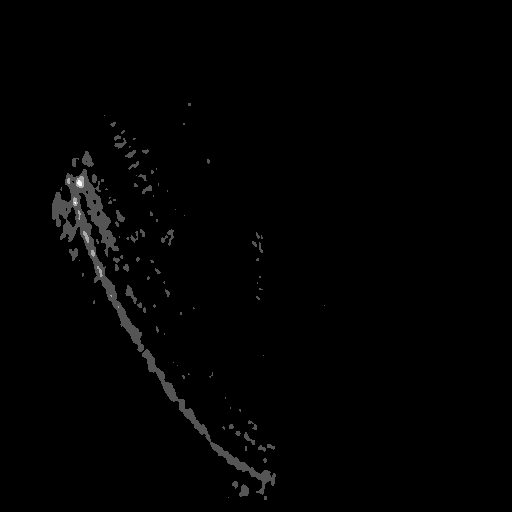
#> input picture inputs/inputs_registered00000000.tif, 512 x 512 px; the run also reads 1 picture not shown here
$ python combined2.py
#> lines starting #> are read from the running program, lines starting #| are printed output that depends on the picture; after the words box and inside, x2 and y2 are one past the last pixel; in counts of white or black regions, pixels touching at a corner belong together
import cv2
import numpy as np
import matplotlib.pyplot as plt
from matplotlib.colors import LinearSegmentedColormap
from scipy import ndimage
from skimage.segmentation import watershed
from skimage.feature import peak_local_max
from skimage.measure import label, regionprops

# binarize the combined registered image
combined = cv2.imread('AVG_inputs_registered.tif', cv2.IMREAD_UNCHANGED)
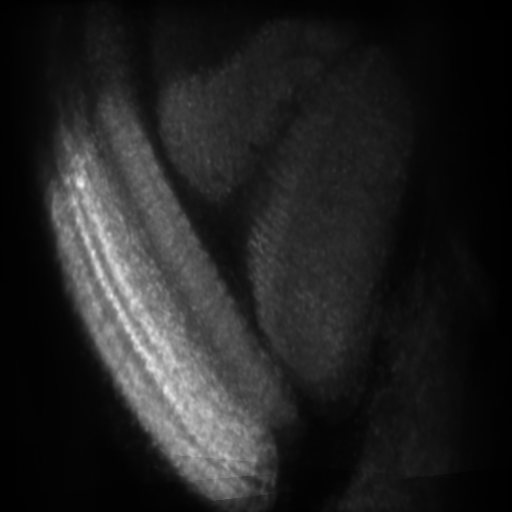
#> combined: shape (512, 512) uint16; min 0, max 240, mean 34.7
binarized = np.where(combined > np.mean(combined) * 0.8, 1, 0).astype(np.uint8)
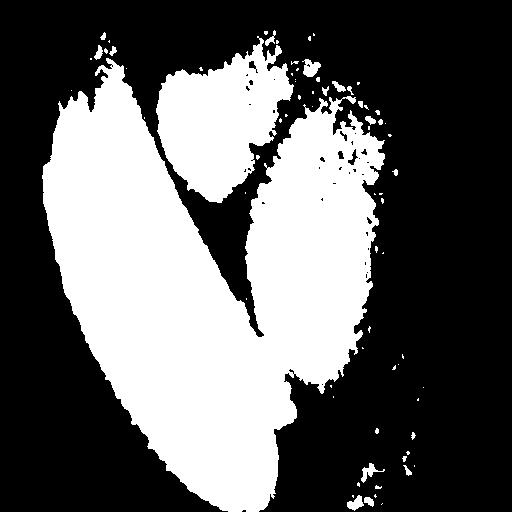
#> binarized: shape (512, 512); values 0 (black) and 1 (white), 38.3% white; 73 white regions (53 under 20 px), largest, box (x1, y1, x2, y2) and area: (42, 58, 385, 512) 85453, (156, 36, 294, 203) 13360, (302, 59, 321, 77) 212


def keep_n_largest_labels(labels, n):
    """Keep only the n largest labels in an integer label image, relabeled
    1..n by descending area. Returns the cleaned label image."""
    if labels.max() <= n:
        return labels
    props = regionprops(labels)
    props_sorted = sorted(props, key=lambda p: p.area, reverse=True)
    keep = {p.label for p in props_sorted[:n]}
    relabel_map = {old: new for new, old in enumerate(sorted(keep), start=1)}
    out = np.where(np.isin(labels, list(keep)), labels, 0)
    return np.vectorize(lambda v: relabel_map.get(v, 0))(out)


# --- 1. Remove small dots (specks), BEFORE splitting ---
# Dots still need to go before the split -- they can otherwise pollute the
# distance transform and generate a spurious extra peak_local_max seed.
min_dot_area = 60
lbl_speckles = label(binarized)
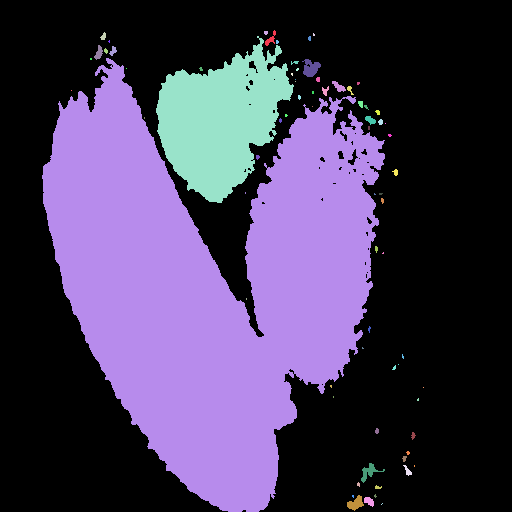
#> lbl_speckles: shape (512, 512) int64; 74 distinct labels, from 0 to 73; one colour per label, 0 black
sizes = ndimage.sum(binarized, lbl_speckles, range(1, lbl_speckles.max() + 1))
#> sizes = 73 values, max 85453 at index 12, min 1 at index 16, mean 1375.2
dot_mask = np.isin(lbl_speckles, np.where(sizes >= min_dot_area)[0] + 1)
binarized_clean = dot_mask.astype(np.uint8)

# --- 2. Fill small holes, BEFORE splitting ---
# Holes also need to go before the split -- an internal gap distorts the
# distance transform locally and can shift or split a peak.
binarized_filled = ndimage.binary_fill_holes(binarized_clean).astype(np.uint8)
#> binarized_filled: shape (512, 512); values 0 (black) and 1 (white), 38.2% white; 10 white regions, largest, box (x1, y1, x2, y2) and area: (42, 58, 385, 512) 85703, (156, 36, 294, 203) 13456, (302, 59, 321, 77) 217

# --- 3. Split into (up to) 3 neuropils FIRST, on the un-rounded mask ---
# Rounding (opening/closing with a big kernel) BEFORE this step is what
# risks losing a blob entirely: a kernel bigger than a thin/small neuropil
# can erode it away completely, or shift/merge its distance-transform peak
# with a neighbor's, so peak_local_max never finds it. Splitting on the
# cleaned-but-unrounded mask guarantees the split reflects what's actually
# there.
distance = ndimage.distance_transform_edt(binarized_filled)
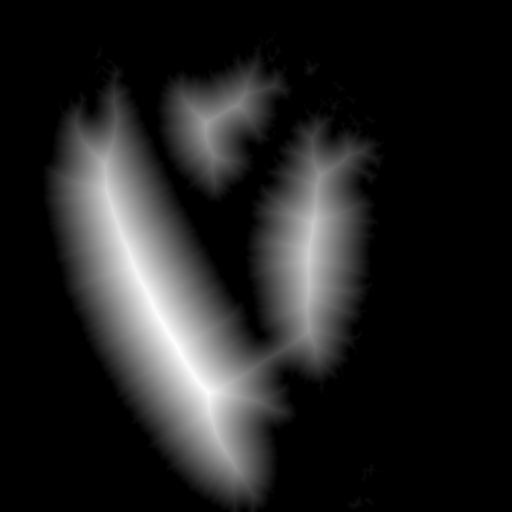
#> distance: shape (512, 512) float64; min 0, max 75.61, mean 10.1; drawn with min black and max white
coordinates = peak_local_max(
    distance, min_distance=int(0.1 * np.mean(np.shape(combined))), labels=binarized_filled
)
#> coordinates = [[351, 179], [260, 308], [123, 206]]
seed_mask = np.zeros(distance.shape, dtype=bool)
seed_mask[tuple(coordinates.T)] = True
markers, _ = ndimage.label(seed_mask)

labels = watershed(-distance, markers, mask=binarized_filled)
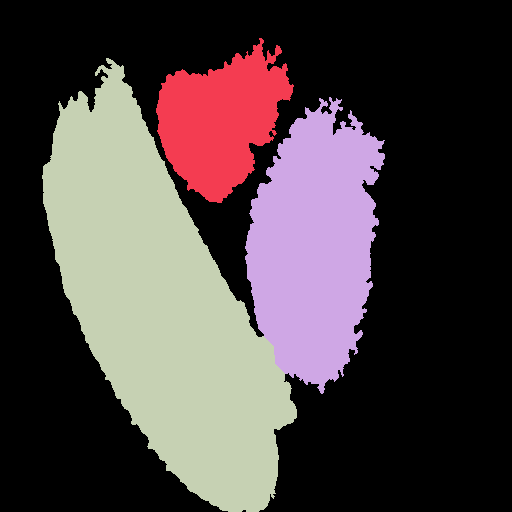
#> labels: shape (512, 512) int32; 4 distinct labels, from 0 to 3; one colour per label, 0 black
labels = keep_n_largest_labels(labels, n=3)

n_found = labels.max()
#> n_found = 3
if n_found < 3:
    print(f"WARNING: only found {n_found} region(s) before rounding -- "
          f"check min_dot_area / peak_local_max min_distance, rounding can't fix a missed split.")

# --- 4. NOW round each of the 3 labels INDEPENDENTLY ---
round_kernel_size = 21  # bump up for rounder, down to keep more real shape detail
smooth_sigma = 4.0      # optional extra rounding pass; set to 0 to skip
kernel = cv2.getStructuringElement(cv2.MORPH_ELLIPSE, (round_kernel_size, round_kernel_size))

rounded_masks = {}
for lbl_id in range(1, n_found + 1):
    m = (labels == lbl_id).astype(np.uint8)
    m = ndimage.binary_opening(m, structure=kernel).astype(np.uint8)
    m = ndimage.binary_closing(m, structure=kernel).astype(np.uint8)
    if smooth_sigma > 0:
        blurred = ndimage.gaussian_filter(m.astype(np.float32), sigma=smooth_sigma)
        m = (blurred > 0.5).astype(np.uint8)
    rounded_masks[lbl_id] = m
#> this loop made 3 passes
#> pass 1, `m = ndimage.binary_opening(m, structure=kernel).astype(np.uint8)`:
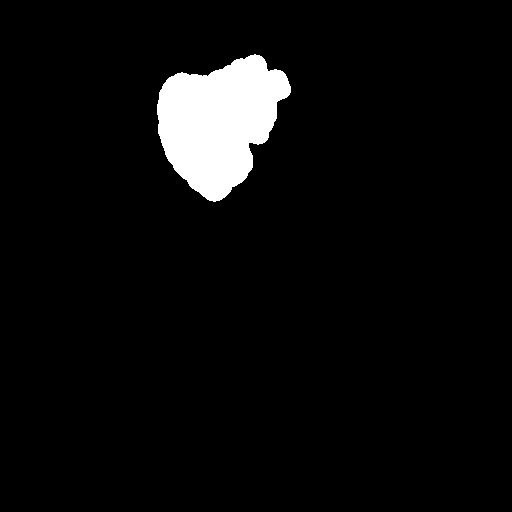
#> m: shape (512, 512); values 0 (black) and 1 (white), 4.8% white; 1 white region, box (x1, y1, x2, y2) and area: (157, 54, 291, 202) 12706
#> after the loop, rounded_masks = 3 items

# --- 5. Reconcile: independently-rounded blobs can now overlap at their
# shared boundary (closing can dilate a blob outward into space that used
# to belong to its neighbor). Re-run watershed on the UNION of the rounded
# masks, using the ORIGINAL seed markers -- this guarantees exactly the
# same 3 blobs (can't lose one, since the markers force them to exist) and
# cleanly resolves any boundary overlap based on rounded distance, giving
# an overall rounder final shape.
union_rounded = np.zeros_like(binarized_filled)
for m in rounded_masks.values():
    union_rounded = np.maximum(union_rounded, m)

distance_rounded = ndimage.distance_transform_edt(union_rounded)
# restrict markers to only the surviving n_found seeds, matching original label ids
markers_final = np.where(np.isin(markers, list(range(1, n_found + 1))), markers, 0)
#> markers: shape (512, 512) int32; 4 distinct labels, from 0 to 3
labels_rounded = watershed(-distance_rounded, markers_final, mask=union_rounded)
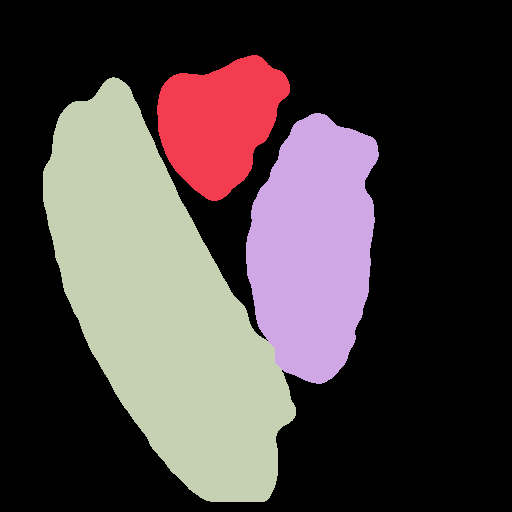
#> labels_rounded: shape (512, 512) int32; 4 distinct labels, from 0 to 3; one colour per label, 0 black
labels_rounded = keep_n_largest_labels(labels_rounded, n=3)

final_binary_separated = labels_rounded > 0

# plot the binarized versions to see which strategy is best
fig, axes = plt.subplots(2, 2)
axes[0, 0].imshow(binarized, cmap='gray')
axes[0, 0].set_title('raw binarized')
axes[0, 0].axis('off')
axes[0, 1].imshow(labels, cmap='jet')
axes[0, 1].set_title('split BEFORE rounding')
axes[0, 1].axis('off')
axes[1, 0].imshow(union_rounded, cmap='gray')
axes[1, 0].set_title('rounded (union)')
axes[1, 0].axis('off')
axes[1, 1].imshow(labels_rounded, cmap='jet')
axes[1, 1].set_title('final 3 labels, rounded')
axes[1, 1].axis('off')
plt.tight_layout()
plt.show()

# plot with overlay on everyone
files = ['inputs_registered00000000.tif', 'inputs_registered00000001.tif',
         'inputs_registered00000002.tif', 'inputs_registered00000003.tif',
         'inputs_registered00000004.tif', 'inputs_registered00000005.tif',
         'inputs_registered00000006.tif']

fig, axes = plt.subplots(3, 3)
axes[0, 0].imshow(combined, cmap='gray')
axes[0, 0].axis('off')
axes[0, 1].imshow(final_binary_separated, cmap='gray')
axes[0, 1].axis('off')

count = 2
cmap_green = LinearSegmentedColormap.from_list('cg', ['#000000', '#00FF00'])
for file in files:
    data = cv2.imread(file, cv2.IMREAD_UNCHANGED)
#> data is the input picture: shape (512, 512) uint16; min 0, max 880, mean 67
    axes[count // 3, count % 3].imshow(data, cmap='gray')
    axes[count // 3, count % 3].imshow(final_binary_separated, cmap=cmap_green, alpha=0.1)
    axes[count // 3, count % 3].axis('off')
    count = count + 1
#> pass 2 of the loop `for file in files:`:
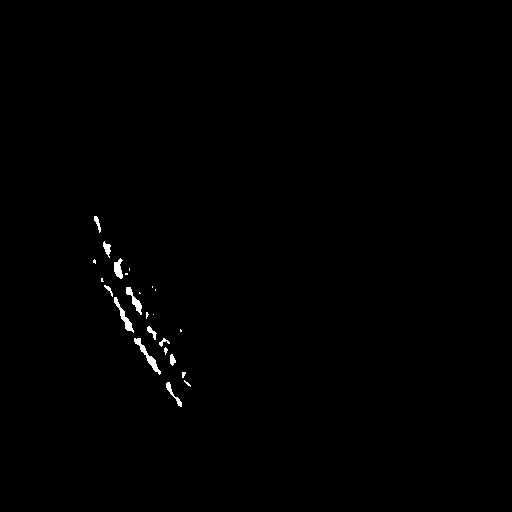
#> input picture inputs/inputs_registered00000001.tif, 512 x 512 px
#> `data = cv2.imread(file, cv2.IMREAD_UNCHANGED)`:
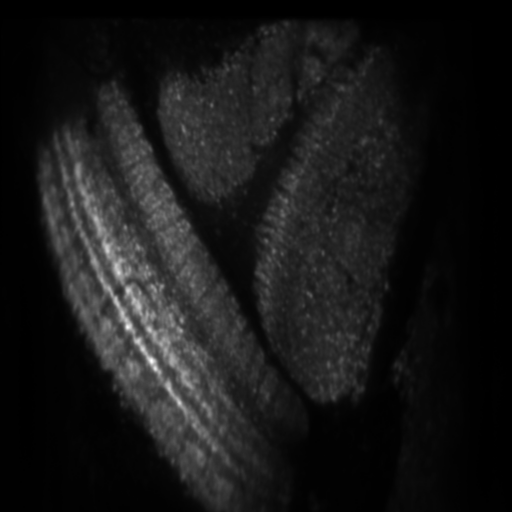
#> data: shape (512, 512) uint16; min 0, max 444, mean 42.7; drawn with min black and max white
#> (the run stopped early here; a loop or call above may not have finished)
